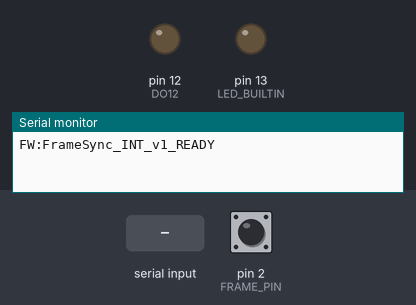
The sketch below on a simulated Arduino Uno, built with avr-gcc and run on an emulated ATmega328P. Parts: output pins drawn as LEDs (lit = HIGH), the last lines printed to the serial monitor. The inputs (shaded band) are chosen by the test bench; at power-on: pin 2 (FRAME_PIN) HIGH.

Above: at 1.2 s.
1.3 s: "on\n" received over Serial
At 2.6 s:
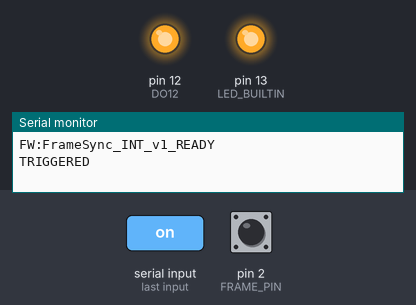
4.3 s: "off\n" received over Serial
At 4.9 s:
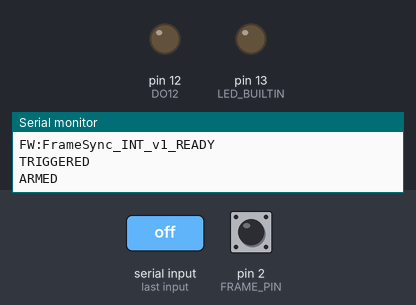
Timing chart, 0 to 7.3 s (numbered marks = the images above; inputs shaded):
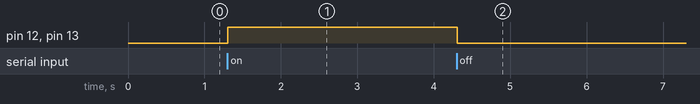

The sketch:

polArduinoFrameClock.ino
```cpp
String InBytes;

const int FRAME_PIN = 2;   // MUST be interrupt-capable pin (D2 = INT0)
const int DO12 = 12;

volatile bool frameEvent = false;

void frameISR() {
  frameEvent = true;
}

void setup() {
  Serial.begin(9600);

  pinMode(FRAME_PIN, INPUT);
  pinMode(DO12, OUTPUT);
  pinMode(LED_BUILTIN, OUTPUT);

  // Trigger interrupt on FALLING edge (HIGH → LOW = frame done)
  attachInterrupt(digitalPinToInterrupt(FRAME_PIN), frameISR, FALLING);

  Serial.println("FW:FrameSync_INT_v1_READY");
}

void loop() {

  // =========================
  // SERIAL COMMAND HANDLER
  // =========================
  if (Serial.available() > 0) {
    InBytes = Serial.readStringUntil('\n');

    if (InBytes == "on") {
      digitalWrite(DO12, HIGH);
      digitalWrite(LED_BUILTIN, HIGH);
      Serial.println("TRIGGERED");
    }

    if (InBytes == "off") {
      digitalWrite(DO12, LOW);
      digitalWrite(LED_BUILTIN, LOW);
      Serial.println("ARMED");
    }

    if (InBytes == "ping") {
      Serial.println("pong");
    }
  }

  // =========================
  // FRAME EVENT HANDLER
  // =========================
  if (frameEvent) {
    Serial.println("FRAME_DONE");
    frameEvent = false;
  }
}
```

Measured:
- after the input at 1.3 s, pin 12 (DO12), pin 13 (LED_BUILTIN): LOW → HIGH at once
- after the input at 4.3 s, pin 12 (DO12), pin 13 (LED_BUILTIN): HIGH → LOW at once
